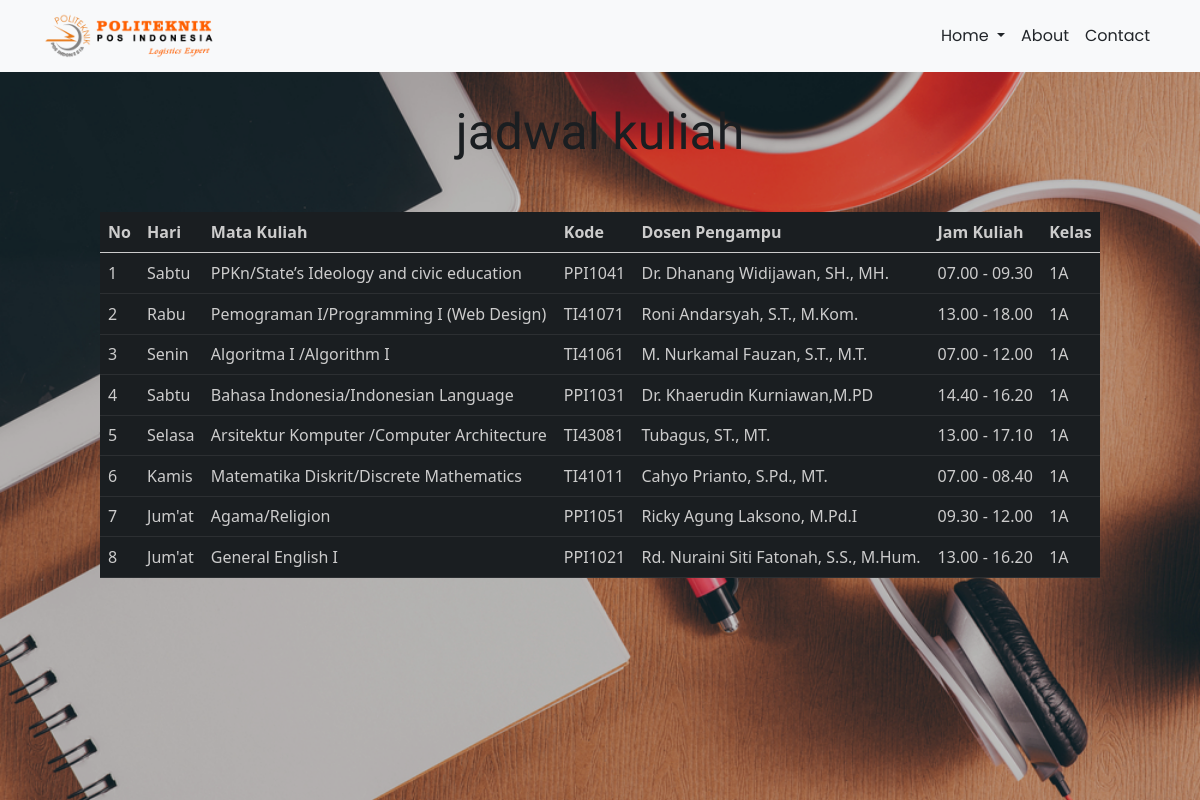
Screenshot of /mahasiswa.php?kelas=1A   with the database file from the repository.
### tables this page shows
CREATE TABLE `jadwal_kelas1` (
  `kode_kelas` varchar(100) NOT NULL,
  `matkul` varchar(100) NOT NULL,
  `prodi` varchar(100) NOT NULL,
  `kelas` varchar(100) NOT NULL,
  `hari` varchar(222) NOT NULL,
  `jam` varchar(100) NOT NULL,
  `nama_dsn` varchar(222) NOT NULL
);

### mahasiswa.php (the view, shortened to what this page needs)
<!doctype html>
<html lang="en">
  <head>
    <link rel="stylesheet" href="styleindex.css">
    <link href="https://cdn.jsdelivr.net/npm/bootstrap@5.0.0-beta1/dist/css/bootstrap.min.css" rel="stylesheet">
  </head>
  <body>
    <body class="bkg">
      <div class="overlay"></div>
        <header>
          <nav class="navbar navbar-expand-lg navbar-light bg-light">
              <div class="container">
                  <a class="navbar-brand">
                      <img src="logo.png" alt="logo" style="width:175px;">
                  </a>
                  <div class="collapse navbar-collapse" id="navbarSupportedContent">
                      <ul class="navbar-nav navbar-right mb-2 mb-lg-0 ml-auto">
                          <li class="nav-item dropdown">
                              <a class="nav-link text-dark dropdown-toggle" href="#" id="navbarDropdown" role="button" data-bs-toggle="dropdown" aria-expanded="false">
                    Home
                  </a>
                          </li>
                          <li class="nav-item">
                              <a class="nav-link text-dark " href="https://www.poltekpos.ac.id/" target="_blank">About</a>
                          </li>
                          <li class="nav-item">
                              <a class="nav-link text-dark " href="#">Contact</a>
                          </li>
                      </ul>
                  </div>
              </div>
          </nav>
          </header>
       <main>
        <div class="content">
        <h1 style="font-family: 'Acme', sans-serif; font-size:50px; text-align: center; margin-top: 10px; padding: 20px; margin-bottom: 30px;"> jadwal kuliah  </h1>
       <div class="col-md-10 col-lg-10 col-16 mx-auto my-auto">
          <table class="table table-dark table-responsive">
            <thead>
              <tr>
              <th scope="col">No</th>
              <th scope="col">Hari</th>
              <th scope="col">Mata Kuliah</th>
              <th scope="col">Kode</th>
              <th scope="col">Dosen Pengampu</th>
              <th scope="col">Jam Kuliah</th>
              <th scope="col">Kelas</th>
              </tr>
              </thead>
             <?php
              include "koneksi.php";
              $no=1;
              $ambildata = mysqli_query($koneksi,"SELECT * FROM jadwal_kelas1 where kelas='".$_GET['kelas']."'");
              while($tampil = mysqli_fetch_array($ambildata)){
                  echo "
                  <tr>
                  <td>$no</td>
                  <td>$tampil[hari]</td>
                  <td>$tampil[matkul]</td>
                  <td>$tampil[kode_kelas]</td>
                  <td>$tampil[nama_dsn]</td>
                  <td>$tampil[jam]</td>
                  <td>$tampil[kelas]</td>
                  <tr>";
                  $no++;
              }
        ?>
        </div>
    </main>
  </body>
</html>

### styleindex.css (style rules this page uses)
* { margin: 0; padding: 0; }
body, html { height: 100%; }
.content { min-height: 100%; }
.bkg { background: #ffffff; background-image: url(bg1.jpg); height: 100%; background-position: center; background-repeat: no-repeat; background-size: cover; }
.overlay { position: absolute; top: 0; left: 0; background: #000000; opacity: 0.2; height: 100%; width: 100%; }
ul { margin-left: auto; }
li a { font-family: 'Poppins', sans-serif; }

### rows the page displays
jadwal_kelas1: hari "Sabtu", matkul "PPKn/State’s Ideology and civic education", kode_kelas "PPI1041", nama_dsn "Dr. Dhanang Widijawan, SH., MH.", jam "07.00 - 09.30", kelas "1A"
jadwal_kelas1: hari "Rabu", matkul "Pemograman I/Programming I (Web Design)", kode_kelas "TI41071", nama_dsn "Roni Andarsyah, S.T., M.Kom.", jam "13.00 - 18.00", kelas "1A"
jadwal_kelas1: hari "Senin", matkul "Algoritma I /Algorithm I", kode_kelas "TI41061", nama_dsn "M. Nurkamal Fauzan, S.T., M.T.", jam "07.00 - 12.00", kelas "1A"
jadwal_kelas1: hari "Sabtu", matkul "Bahasa Indonesia/Indonesian Language", kode_kelas "PPI1031", nama_dsn "Dr. Khaerudin Kurniawan,M.PD", jam "14.40 - 16.20", kelas "1A"
jadwal_kelas1: hari "Selasa", matkul "Arsitektur Komputer /Computer Architecture", kode_kelas "TI43081", nama_dsn "Tubagus, ST., MT.", jam "13.00 - 17.10", kelas "1A"
jadwal_kelas1: hari "Kamis", matkul "Matematika Diskrit/Discrete Mathematics", kode_kelas "TI41011", nama_dsn "Cahyo Prianto, S.Pd., MT.", jam "07.00 - 08.40", kelas "1A"
jadwal_kelas1: hari "Jum'at", matkul "Agama/Religion", kode_kelas "PPI1051", nama_dsn "Ricky Agung Laksono, M.Pd.I", jam "09.30 - 12.00", kelas "1A"
jadwal_kelas1: hari "Jum'at", matkul "General English I", kode_kelas "PPI1021", nama_dsn "Rd. Nuraini Siti Fatonah, S.S., M.Hum.", jam "13.00 - 16.20", kelas "1A"
